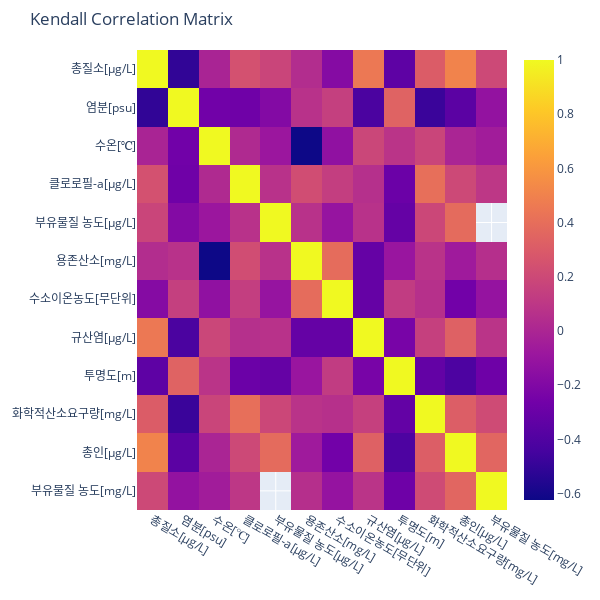

Notebook code for this chart:
### Code cell
spearman_corr = df.corr(method='kendall')
title = "Kendall Correlation Matrix"
fig = px.imshow(correlation_matrix, aspect="auto",title=title)
fig.update_layout(width=600, height=600, margin=dict(t=50, b=50, l=50, r=50))
fig.show()

### Figure 1 — Plotly figure (JSON) as saved in the notebook; plotly's stock layout.template omitted (floating-point values rounded to 4 significant figures; data arrays with more than 128 entries replaced by an {"elided": "..."} marker saying what was removed)
{"data": [{"coloraxis": "coloraxis", "hovertemplate": "x: %{x}<br>y: %{y}<br>color: %{z}<extra></extra>", "name": "0", "type": "heatmap", "x": ["총질소[μg/L]", "염분[psu]", "수온[℃]", "클로로필-a[μg/L]", "부유물질 농도[μg/L]", "용존산소[mg/L]", "수소이온농도[무단위]", "규산염[μg/L]", "투명도[m]", "화학적산소요구량[mg/L]", "총인[μg/L]", "부유물질 농도[mg/L]"], "xaxis": "x", "y": ["총질소[μg/L]", "염분[psu]", "수온[℃]", "클로로필-a[μg/L]", "부유물질 농도[μg/L]", "용존산소[mg/L]", "수소이온농도[무단위]", "규산염[μg/L]", "투명도[m]", "화학적산소요구량[mg/L]", "총인[μg/L]", "부유물질 농도[mg/L]"], "yaxis": "y", "z": {"elided": "12x12 float values"}}], "layout": {"coloraxis": {"colorscale": [[0, "#0d0887"], [0.1111, "#46039f"], [0.2222, "#7201a8"], [0.3333, "#9c179e"], [0.4444, "#bd3786"], [0.5556, "#d8576b"], [0.6667, "#ed7953"], [0.7778, "#fb9f3a"], [0.8889, "#fdca26"], [1, "#f0f921"]]}, "height": 600, "margin": {"b": 50, "l": 50, "r": 50, "t": 50}, "title": {"text": "Kendall Correlation Matrix"}, "width": 600, "xaxis": {"anchor": "y", "domain": [0, 1]}, "yaxis": {"anchor": "x", "autorange": "reversed", "domain": [0, 1]}}}
